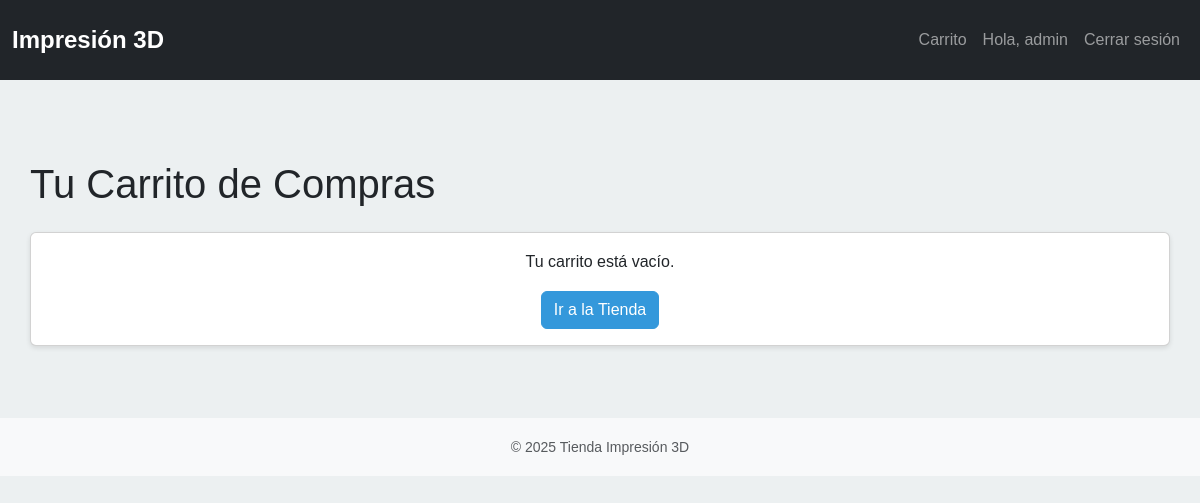
The app's page /cart/ (signed in), older data.
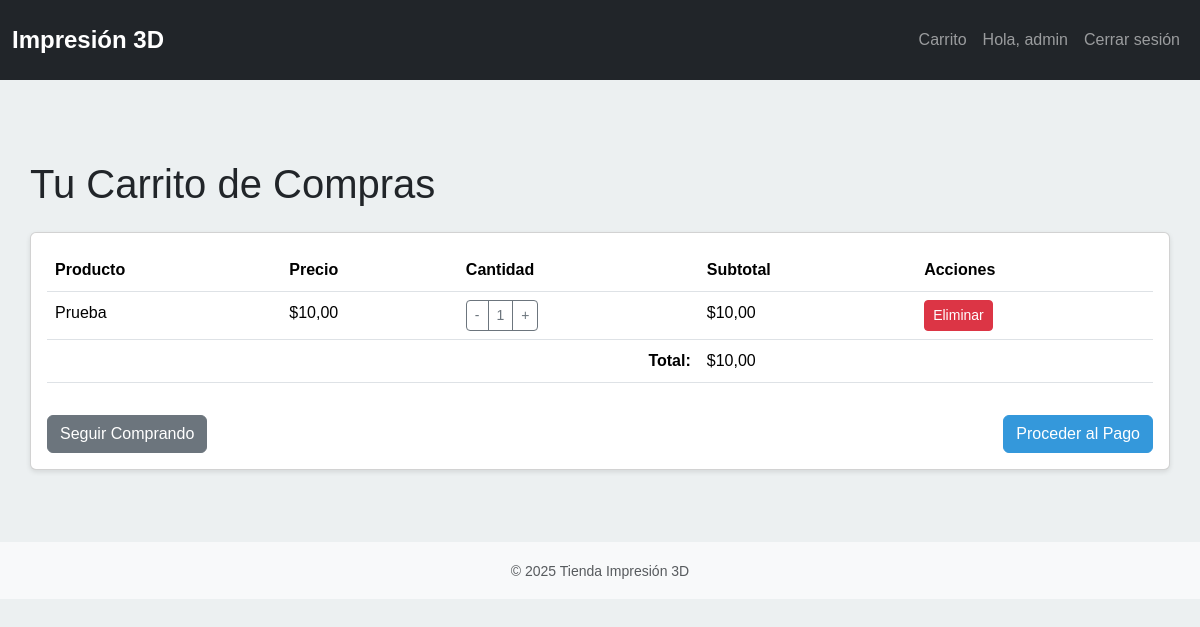
The same page, newer data.
### myshop/models.py (models this page shows, shortened)
class CartItem(models.Model):
    cart = models.ForeignKey(Cart, related_name='items', on_delete=models.CASCADE)
    product = models.ForeignKey(Product, on_delete=models.CASCADE)
    quantity = models.PositiveIntegerField(default=1)
    added_at = models.DateTimeField(auto_now_add=True)
    def get_cost(self):
        return self.product.price * self.quantity

class Product(models.Model):
    CATEGORY_CHOICES = [
        ('figure', 'Figura'),
        ('spare', 'Repuesto'),
        ('custom', 'Personalizado'),
    ]
    name = models.CharField(max_length=200)
    description = models.TextField(blank=True)
    price = models.DecimalField(max_digits=8, decimal_places=2)
    image_url = models.URLField(blank=True)
    stock = models.IntegerField(default=0)
    category = models.CharField(max_length=20, choices=CATEGORY_CHOICES, default='figure')
    created_at = models.DateTimeField(auto_now_add=True)
    average_rating = models.DecimalField(max_digits=3, decimal_places=2, default=0)
    review_count = models.IntegerField(default=0)
    class Meta:
        verbose_name = "Producto"
        verbose_name_plural = "Productos"
        ordering = ['-created_at']
    class Meta:
        ordering = ['-created_at']

class Cart(models.Model):
    user = models.ForeignKey(User, on_delete=models.CASCADE)
    created_at = models.DateTimeField(auto_now_add=True)
    updated_at = models.DateTimeField(auto_now=True)
    def get_total_price(self):
        return sum(item.get_cost() for item in self.items.all())

### myshop/views.py (the view)
# urls.py: path('cart/', views.cart_view, name='cart'),
@login_required
def cart_view(request):
    cart, _ = Cart.objects.get_or_create(user=request.user)
    return render(request, 'cart.html', {'cart': cart, 'year': datetime.now().year})

### templates/cart.html (shortened to what this page needs)
{% extends 'base.html' %}
{% block content %}
<div class="container mt-4">
    <h1 class="mb-4">Tu Carrito de Compras</h1>
    {% if cart.items.all %}
        <div class="card">
            <div class="card-body">
                <div class="table-responsive">
                    <table class="table">
                        <thead>
                            <tr>
                                <th>Producto</th>
                                <th>Precio</th>
                                <th>Cantidad</th>
                                <th>Subtotal</th>
                                <th>Acciones</th>
                            </tr>
                        </thead>
                        <tbody>
                            {% for item in cart.items.all %}
                            <tr id="cart-item-{{ item.id }}">
                                <td>{{ item.product.name }}</td>
                                <td>${{ item.product.price }}</td>
                                <td>
                                    <div class="btn-group" role="group">
                                        <button type="button" class="btn btn-sm btn-outline-secondary update-quantity"
                                                data-item-id="{{ item.id }}" data-action="decrease">-</button>
                                        <span class="btn btn-sm btn-outline-secondary quantity">{{ item.quantity }}</span>
                                        <button type="button" class="btn btn-sm btn-outline-secondary update-quantity"
                                                data-item-id="{{ item.id }}" data-action="increase">+</button>
                                    </div>
                                </td>
                                <td class="subtotal">${{ item.get_cost }}</td>
                                <td>
                                    <button type="button" class="btn btn-sm btn-danger remove-item"
                                            data-item-id="{{ item.id }}">Eliminar</button>
                                </td>
                            </tr>
                            {% endfor %}
                        </tbody>
                        <tfoot>
                            <tr>
                                <td colspan="3" class="text-end"><strong>Total:</strong></td>
                                <td id="cart-total">${{ cart.get_total_price }}</td>
                                <td></td>
                            </tr>
                        </tfoot>
                    </table>
                </div>
                <div class="d-flex justify-content-between mt-3">
                    <a href="{% url 'myshop:index' %}" class="btn btn-secondary">Seguir Comprando</a>
                    <a href="{% url 'myshop:checkout' %}" class="btn btn-primary">Proceder al Pago</a>
                </div>
            </div>
        </div>
    {% else %}
        <div class="card">
            <div class="card-body text-center">
                <p class="mb-3">Tu carrito está vacío.</p>
                <a href="{% url 'myshop:index' %}" class="btn btn-primary">Ir a la Tienda</a>
            </div>
        </div>
    {% endif %}
</div>
{% endblock %}

### templates/base.html (shortened to what this page needs)
<!doctype html>
<html lang="es">
  <head>
    <link href="https://cdn.jsdelivr.net/npm/bootstrap@5.3.1/dist/css/bootstrap.min.css" rel="stylesheet">
    {% load static %}
    <link href="{% static 'css/style.css' %}" rel="stylesheet">
  </head>
  <body>
    <nav class="navbar navbar-expand-lg navbar-dark bg-dark">
      <div class="container-fluid">
        <a class="navbar-brand" href="{% url 'myshop:index' %}">Impresión 3D</a>
        <div class="collapse navbar-collapse" id="navMenu">
          <ul class="navbar-nav ms-auto">
            <li class="nav-item"><a class="nav-link" href="{% url 'myshop:cart' %}">Carrito</a></li>
            {% if user.is_authenticated %}
              <li class="nav-item"><a class="nav-link" href="#">Hola, {{ user.username }}</a></li>
              <li class="nav-item"><a class="nav-link" href="{% url 'myshop:logout' %}">Cerrar sesión</a></li>
            {% else %}
              <li class="nav-item"><a class="nav-link" href="{% url 'myshop:login' %}">Iniciar sesión</a></li>
              <li class="nav-item"><a class="nav-link" href="{% url 'myshop:signup' %}">Registrarse</a></li>
            {% endif %}
          </ul>
        </div>
      </div>
    </nav>
    <main class="container py-4">
      {% block content %}{% endblock %}
    </main>
    <footer class="bg-light py-3 mt-4">
      <div class="container text-center">
        <small class="text-muted">© {{ year|default:2025 }} Tienda Impresión 3D</small>
      </div>
    </footer>
  </body>
</html>

### static/css/style.css (style rules this page uses)
:root { --primary-color: #3498db; --secondary-color: #2ecc71; --dark-color: #2c3e50; --light-color: #ecf0f1; }
body { font-family: 'Arial', sans-serif; line-height: 1.6; margin: 0; padding: 0; background-color: var(--light-color); }
.navbar { background-color: var(--dark-color); padding: 1rem 0; margin-bottom: 2rem; }
.navbar-brand { color: white !important; font-size: 1.5rem; font-weight: bold; }
.container { max-width: 1200px; margin: 0 auto; padding: 0 15px; }
.card { transition: transform 0.3s ease; margin-bottom: 1.5rem; box-shadow: 0 2px 5px rgba(0,0,0,0.1); }
.btn-primary { background-color: var(--primary-color); border-color: var(--primary-color); }
footer { background-color: var(--dark-color); color: white; padding: 2rem 0; margin-top: 3rem; }

Row changes from the older to the newer data that the page shows:
added CartItem: product.name "Prueba", product.price "10,00", quantity "1", get_cost "10,00"
added Cart: get_total_price "10,00"
Text that changed along with them:
text no longer shown: "Tu carrito está vacío. Ir a la Tienda"
text now shown: "Producto Precio Cantidad Subtotal Acciones Total: $ Seguir Comprando Proceder al Pago"
